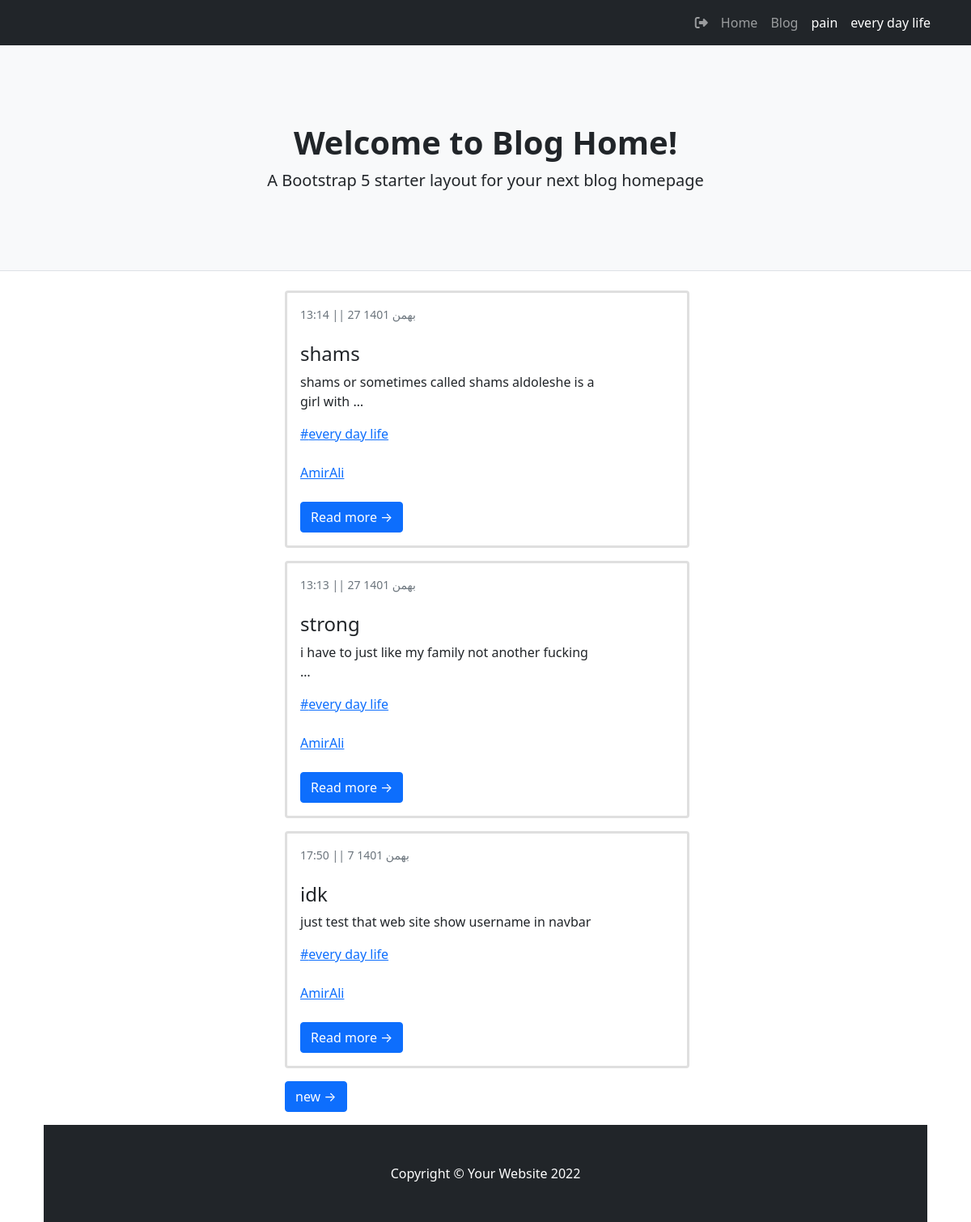
/author/AmirAli, run on an earlier commit of the app's database.
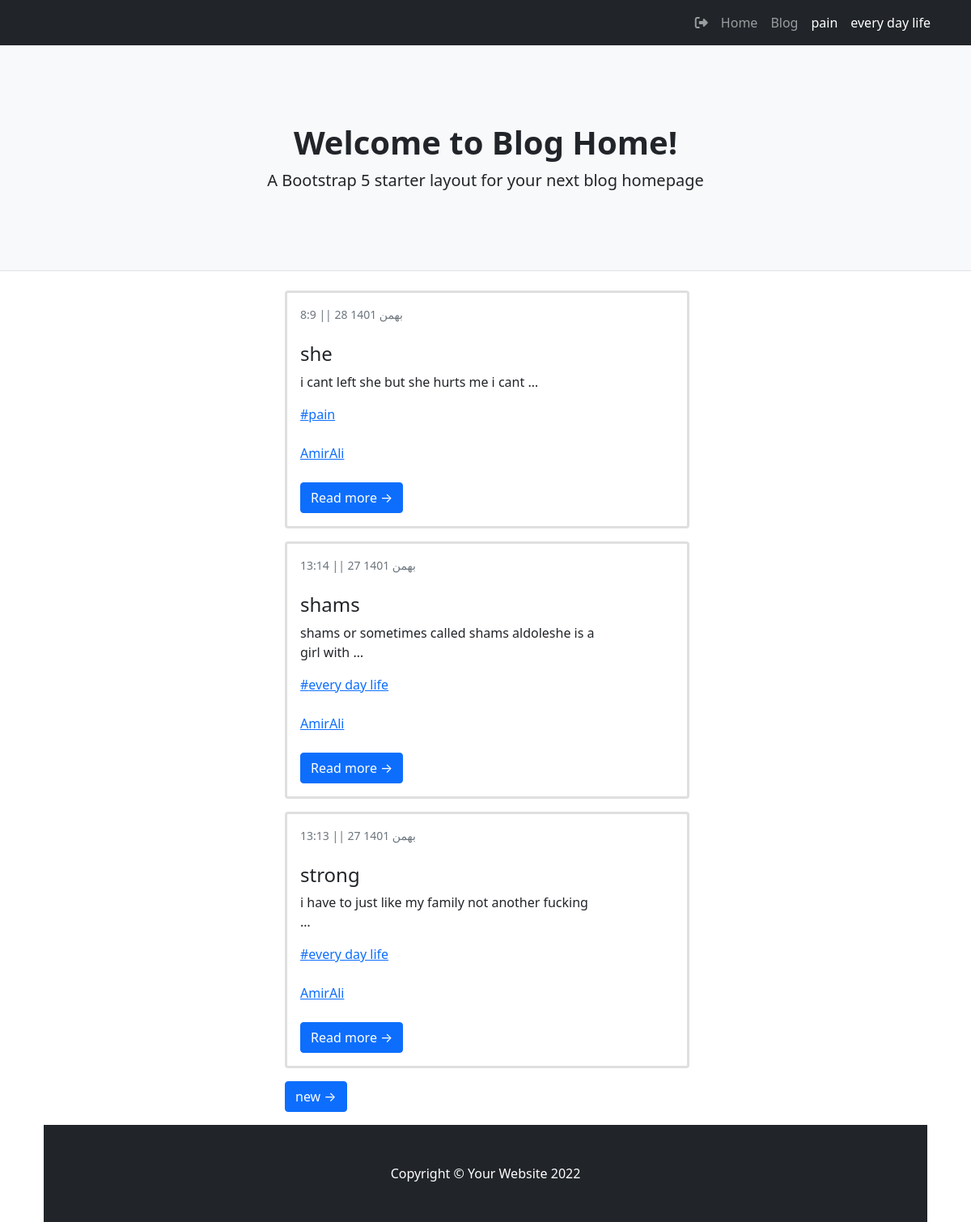
And on a later commit of the database.
### blog/models.py (models this page shows, shortened)
class Category(models.Model):
    parent = models.ForeignKey("self",default=None,null=True,blank=True,on_delete=models.SET_NULL,related_name='children')
    title = models.CharField(max_length=200)
    slug = models.SlugField(max_length=100,unique=True)
    status = models.BooleanField(default=True,verbose_name="show")
    position = models.IntegerField(verbose_name="order")
    class Meta:
        ordering = ['parent__id','position']
    objects = CategorytManager()

class Article(models.Model):
    STATUS_CHOICES=(
        ('d','draft'),
        ("p",'publish'),
        ("i","pendeing"),#در دست برسی
        ("b","back")#خانواده شده برگشت داده شده
    )
    author = models.ForeignKey(User,on_delete=models.SET_NULL,null=True,related_name="posts_of_author")# اختصاص دادن یک نویسدنده برای پست
    title = models.CharField(max_length=200)
    slug = models.SlugField(max_length=100,unique=True)
    category = models.ManyToManyField(Category,related_name="post_of_category")
    descriptions = models.TextField()
    publish= models.DateTimeField(default=timezone.now)
    created = models.DateTimeField(auto_now_add=True)
    updated = models.DateTimeField(auto_now=True)
    is_special = models.BooleanField(default=False,verbose_name="special post")
    status = models.CharField(max_length=1,choices=STATUS_CHOICES)
    class Meta:
        ordering = ["-publish"]
    def jalali_get_publish(self):
         return jalali_converter(self.publish)
    jalali_get_publish.short_description = "date published"
    def category_to_str(self):
        return ", ".join([category.title for category in self.category.active()])
    category_to_str.short_description = "category"  # این اطلاعات را با چه تایتلی در پنل ادمین نشان دهد
    objects = PostManager()

### account/models.py (models this page shows)
class User(AbstractUser):   #ارث بری از کلاس یوزر خود جنگو و ایجاد یوزر جدید برای استفاده توی پروژه
    is_author = models.BooleanField(default=False)
    special_user = models.DateTimeField(default=timezone.now)
    def special_or_not(self):
        if(timezone.now() < self.special_user):   #ایا یوزر الان یوزر طلایی هست یا ن
            return True
        else:
            return False
    special_or_not.boolean = True
    special_or_not.short_description = "special user"

### blog/views.py (the view)
# urls.py: path('author/<slug:username>',author_list.as_view(),name="author"),
class author_list(ListView):
    paginate_by = 3  # """پیچ انیشین صفجه کتگوری"""
    template_name = "blog/author_list.html"   #نشان دادن این ویو بر روی این تمپلیت
    def get_queryset(self):
        global author
        username = self.kwargs.get("username")
        author = get_object_or_404(User,username=username) #گرفتن یوزر هایی که یوزرنیمشون رو وارد میکنیم
        return author.posts_of_author.published()#گرفتن پست های اون نویسنده(یوزر)
    def get_context_data(self, **kwargs):
        context = super().get_context_data(**kwargs)
        context["author"] = author
        return context

### blog/models.py (called while the page is built)
    def published(self):
        return self.filter(status="p")

    def active(self):
        return self.filter(status=True)

### blog/templatetags/base_tag.py (called while the page is built)
@register.inclusion_tag("blog/partial/navbar_tag.html")
def category_navbar():
    return {"category":Category.objects.filter(status = True)}

### extensions/jalali.py (called while the page is built)
    def persian_tuple(self):
        return self.persian_year, self.persian_month, self.persian_day

### extensions/utils.py (called while the page is built)
def jalali_converter(date):
    date_to_str = "{},{},{}".format(date.year,date.month,date.day)
    date_to_tuple = jalali.Gregorian(date_to_str).persian_tuple()
    date_to_list = list(date_to_tuple)
    for index , month in enumerate(ir_month):
        if date_to_list[1] == index+1:
            date_to_list[1]= month
            break
    output = f" ||  {date_to_list[2]} {date_to_list[1]} {date_to_list[0]}"
    output2 = f"    {date.hour}:{date.minute} "
    retu = [output,output2]
    return retu[1] + retu[0]

### templates/blog/author_list.html (shortened to what this page needs)
{%extends 'blog/base_list.html'%}
{%block url_next%}
    {% url "blog:author" author.username  page_obj.next_page_number%}      {% comment %} این یو ار ال برای پیش انییشن کتگوری است{% endcomment %}
{%endblock%}

### templates/blog/base_list.html (shortened to what this page needs)
{%extends "blog/base.html"%}
{%block main%}
        <div class="container ">
            <div class="row">
                <div class="col-lg-8">
                  {%for post in object_list%}
                  <div class="card mb-3">
                      <div class="card-body">
                          <div class="small text-muted">{{post.jalali_get_publish}}</div>
                          <h2 class="card-title h4">{{post.title}}</h2>
                          <p class="card-text">{{post.descriptions|striptags | truncatewords:10}}</p>
                            {%for cat in post.category.active%}
                            <a href='{%url "blog:category" cat.slug%}'><p class="card-text">#{{cat.title}}</p></a> <br>
                            {%endfor%}
                            <a href='{%url "blog:author" post.author%}'><p class="card-text">{{post.author}}</p></a> <br>
                          <a class="btn btn-primary" href="{%url 'blog:Details' post.slug%}">Read more →</a>
                      </div>
                  </div>
                  {%endfor%}
                {% if page_obj.has_next %}
                    <a class="btn btn-primary mb-3" href="{%block url_next%}{%endblock%}"> new &rarr;</a>
                {% endif %}
            </div>
        </div>
{%endblock%}

### templates/blog/partial/navbar_tag.html (shortened to what this page needs)
<div class="collapse navbar-collapse" id="navbarSupportedContent">
    <ul class="navbar-nav ms-auto mb-2 mb-lg-0">
        <a class="nav-link " href="{% url "account:logout" %}" role="button"><i class="fa fa-sign-out" aria-hidden="true"></i></a>
        <li class="nav-item"><a class="nav-link" href="{%url 'blog:home'%}">Home</a></li>
        <li class="nav-item"><a class="nav-link" aria-current="page" href="{%url "blog:home"%}">Blog</a></li>
        {%for cat in category%}
            {%if cat.parent == None%}
                <li class="nav-item">
                    <a class="nav-link active" aria-current="page" href="{%url "blog:category" cat.slug %}">{{cat.title}}</a>
                </li>
            {%endif%}
        {%endfor%}
    </ul>
</div>

What changed in the data, as far as the page shows it:
no longer on this page (row edited): Article: jalali_get_publish "17:50 || 7 بهمن 1401", title "idk", descriptions "just test that web site show username in navbar", author "AmirAli", Category (title "every day life")
added Article: jalali_get_publish "8:9 || 28 بهمن 1401", title "she", descriptions "i cant left she but she hurts me i cant …", author "AmirAli", Category (title "pain")
